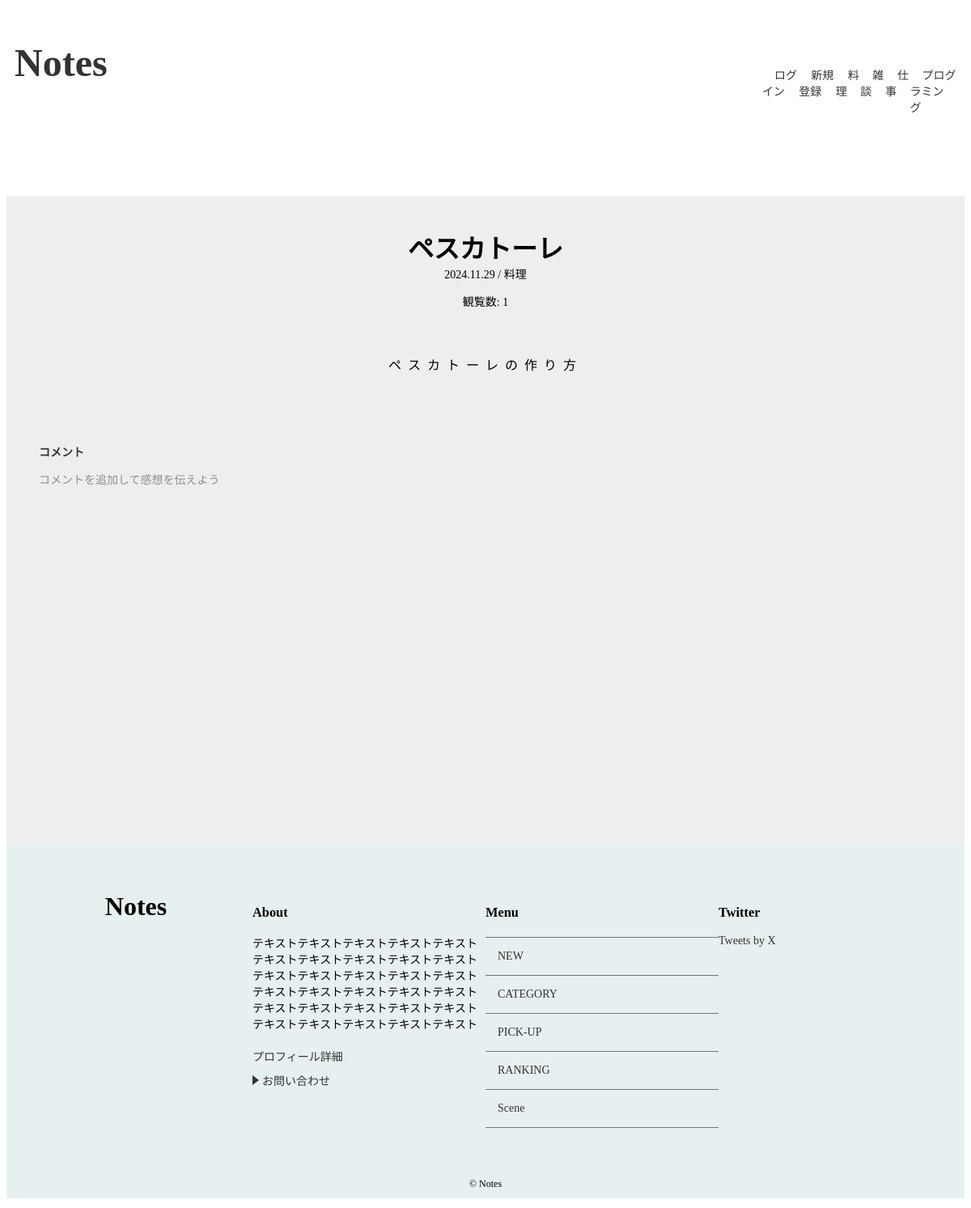
Before: /detail/7/ with the older database file.
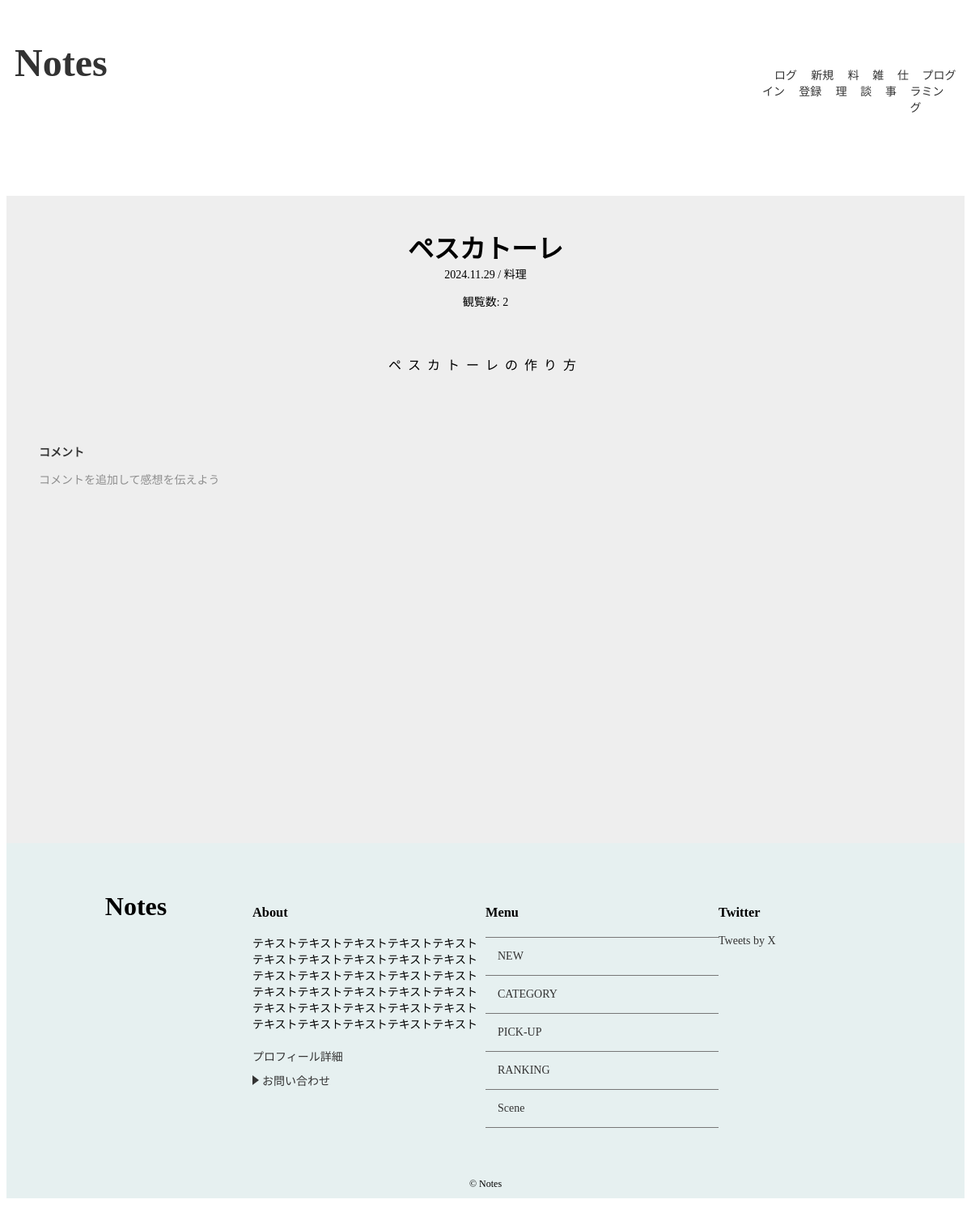
After: the same page with the newer database file.
### notes/models.py (models this page shows, shortened)
class Post(models.Model):
    title = models.CharField('タイトル',max_length=255)
    image = models.ImageField(upload_to='images',verbose_name='イメージ画像',null=True, blank=True)
    text = models.TextField('本文')
    author = models.ForeignKey(User, on_delete=models.CASCADE, verbose_name='著者', null=True, blank=True)
    created_at = models.DateTimeField('作成日',default=timezone.now)
    category = models.ForeignKey(Category,verbose_name='カテゴリ',on_delete=models.PROTECT)
    views = models.PositiveIntegerField(default=1)
    tags = TaggableManager()

class Category(models.Model):
    name = models.CharField('カテゴリ',max_length=30)
    image = models.ImageField(upload_to='category_images/', blank=True,null=True)
    created_at = models.DateField('作成日',default=timezone.now)
    def __str__(self):
        return self.name

### notes/views.py (the view)
# urls.py: path('detail/<int:pk>/',views.DetailView.as_view(),name='detail'),
class DetailView(generic.DetailView):
    model = Post
    def get(self, request, *args, **kwargs):
        response = super().get(request, *args, **kwargs)
        post = self.get_object()
        post.views += 1
        post.save()
        return response

### notes/context_processors.py (called while the page is built)
def common(repuest):
    context = {
        'category_list':Category.objects.all(),
    }
    return context

### notes/templates/notes/post_detail.html (shortened to what this page needs)
{% extends 'notes/base.html' %}
{% load static %}
{% block extra_css %}
<link rel="stylesheet" href="{% static 'notes/css/detail.css' %}">
{% endblock %}
{% block content %}
{% if post %}
<div id="post-detail-container">
  <div id="post-detail" class="wrapper">
    <div id="post-detail-title">{{ post.title }}</div>
    <div id="post-detail-created_at">
      {{ post.created_at|date:"Y.m.d"}} / {{ post.category }}
    </div>
    <p>観覧数: {{ post.views }}</p>
    <div id="post-detail-text">
      {{ post.text|linebreaksbr }}
    </div>
    {% else %}
    <p>データが見つかりませんでした。</p>
  {% endif %}
  </div>
    <div id="post-detail-comments" class="wrapper">
    <div id="comment-btn">
      <a  href="{% url 'notes:comment' post.pk %}">コメント</a>
      <p>コメントを追加して感想を伝えよう</p>
    </div>
  </div>
</div>
{% endblock %}

### notes/templates/notes/base.html (shortened to what this page needs)
<!DOCTYPE html>
<html lang="ja">
<head>
    <link rel="stylesheet" href="https://cdnjs.cloudflare.com/ajax/libs/font-awesome/6.6.0/css/all.min.css">
     {% load static %}
    <link rel="stylesheet" href="{% static 'notes/css/index.css' %}">
    {% block extra_css %}{% endblock %}
</head>
<body>
  <header id="header">
      <div class="site-title wrapper">
        <a href="{% url 'notes:index'%}">Notes</a>
      </div>
      <nav id="navi">
        <ul class="menu">
          {% if user.is_authenticated %}
          <li>
            <p>こんにちは、{{ user.username }} さん</p>
          </li>
          <li>
            <form action="{% url 'notes:logout' %}" method="post">
              {% csrf_token %}
              <button type="submit">ログアウト</button>
            </form>
          </li>
          {% else %}
          <li>
            <a href="{% url 'login' %}">ログイン</a>
          </li>
          <li>
            <a href="{% url 'notes:signup' %}">新規登録</a>
          </li>
          {% endif %}
          <li>
            <a href="#">料理</a>
          </li>
          <li>
            <a href="#">雑談</a>
          </li>
          <li>
            <a href="#">仕事</a>
          </li>
          <li>
            <a href="#">プログラミング</a>
          </li>
        </ul>
      </nav>
  </header>
  {% block content %}
  {% endblock %}
    <footer id="footer">
      <div class="content wrapper">
        <div class="content-top">
          Notes
        </div>
        <section class="item">
          <h3 class="footer-title">About</h3>
          <p>
            テキストテキストテキストテキストテキストテキストテキストテキストテキストテキスト
            テキストテキストテキストテキストテキストテキストテキストテキストテキストテキスト
            テキストテキストテキストテキストテキストテキストテキストテキストテキストテキスト
          </p>
          <ul class="about-list">
            <li><a href="#" class="{% url 'notes:about' %}">プロフィール詳細</a></li>
            <li><a href="{% url 'notes:contact_form' %}" class="arrow">お問い合わせ</a></li>
          </ul>
        </section>
        <section class="item">
          <h3 class="footer-title">Menu</h3>
          <ul class="menu-list">
            <li><a href="#main-container">NEW</a></li>
            <li><a href="#category-container">CATEGORY</a></li>
            <li><a href="#pick-up-container">PICK-UP</a></li>
            <li><a href="#ranking-container">RANKING</a></li>
            <li><a href="#scene-container">Scene</a></li>
          </ul>
        </section>
        <section class="item">
          <h3 class="footer-title">Twitter</h3>
          <a class="twitter-timeline" data-height="315" href="https://twitter.com/X?ref_src=twsrc%5Etfw">Tweets by X</a>
        </section>
      </div>
      <p class="copyright">&copy Notes</p>
    </footer>
</body>
</html>

### notes/static/notes/css/index.css (style rules this page uses)
* { box-sizing: border-box; }
html { font-size: 100%; scroll-behavior: smooth; }
body { font-size: 0.875rem; background-color: #ffffff; }
a { color: #333; text-decoration: none; transform: all 0.5s; }
li { list-style: none }
.wrapper { max-width: 1200px; margin: 0 auto; padding: 0 0; }
.site-title { font-size: 2rem; }
#header { display: flex; justify-content: space-between; width: 100%; margin-top: 30px; margin-bottom: 30px; }
#header .site-title { text-align: left; font-size: 2rem; font-weight: bold; margin-left: 10px; }
#navi { position: relative; }
.menu { list-style: none; padding: 0; margin: 0; position: fixed; top: 0; right: 0; height: 100%; width: 250px; background-color: #f8f8f8; transform: translateX(100%); transition: transform 0.3s ease; display: flex; flex-direction: column; gap: 1rem; padding-top: 2rem; }
.menu a { text-decoration: none; color: #333; padding: 10px 20px; }
#footer { font-size: 0.875rem; background-color: #e6f0f0; }
#footer .item { margin-bottom: 20px; width: 100%; }
footer { padding-top: 60px; }
#footer .content { display: flex; justify-content: space-between; flex-direction: column; align-items: flex-start; padding: 0 1rem; }
.content-top { display: inline-block; width: 100%; text-align: center; font-size: 2rem; font-weight: bold; }
#footer ul.about-list { margin: 20px 0; padding: 0; }
#footer ul.about-list li { margin-bottom: 10px; }
#footer ul.about-list .arrow { position: relative; display: inline-block; padding-left: 12px; color: #333; }
#footer ul.about-list .arrow::before { content: ''; width: 0; height: 0; border-style: solid; border-width: 6px 0 6px 8px; border-color: transparent transparent transparent #333; position: absolute; top: 50%; left: 0; margin-top: -6px; }
#footer ul.menu-list { border-bottom: 1px solid #777; margin: 20px 0; padding: 0; }
#footer ul.menu-list li { border-top: 1px solid #777; padding: 15px; }
#footer .copyright { font-size: 0.750rem; text-align: center; padding: 10px 0; }
@media (min-width: 768px) { #header { margin-top: 50px; margin-bottom: 100px; } }
@media (min-width: 768px) { #header .site-title { font-size: 3rem; } }
@media (min-width: 768px) { #footer .content { flex-direction: row; justify-content: space-between; } }
@media (min-width: 768px) { .menu { display: flex; flex-direction: row; position: static; transform: none; height: auto; background-color: transparent; gap: 0; } }
@media (min-width: 768px) { .menu a { padding: 0 15px; } }
@media (min-width: 768px) { #post-detail-title { font-size: 1.5rem; } }
@media (min-width: 768px) { #post-detail-text { padding: 20px; } }

### notes/static/notes/css/detail.css (style rules this page uses)
#post-detail-container { max-width: 100%; background-color: #eeeeee; padding-top: 40px; padding-bottom: 40px; margin: 0 auto; min-height: 100vh; }
#post-detail { text-align: center; }
#post-detail-title { font-size: 2rem; font-weight: bold; }
#post-detail-text { max-width: 100%; padding: 40px 40px; box-sizing: border-box; word-wrap: break-word; font-size: 1rem; letter-spacing: 0.5em; line-height: 2; }
#post-detail-comments { padding: 40px 40px; }
#comment-btn a { font-weight: bold; }
#comment-btn p { opacity: 0.4; }

Changed rows visible on the page:
changed Post "ペスカトーレ": views "1" → "2"
